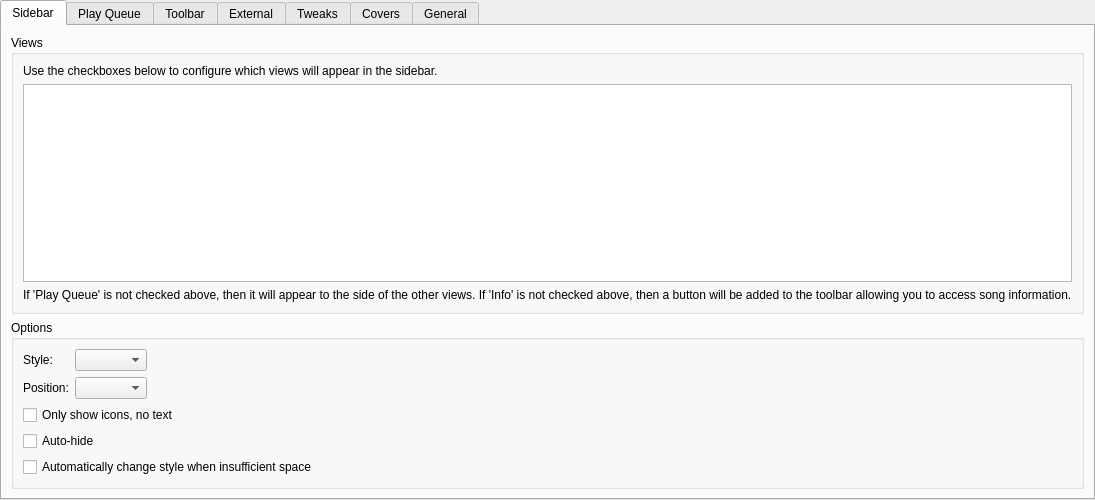
<?xml version="1.0" encoding="UTF-8"?>
<ui version="4.0">
 <class>InterfaceSettings</class>
 <widget class="QWidget" name="InterfaceSettings">
  <property name="geometry">
   <rect>
    <x>0</x>
    <y>0</y>
    <width>600</width>
    <height>500</height>
   </rect>
  </property>
  <layout class="QVBoxLayout" name="verticalLayout">
   <property name="leftMargin">
    <number>0</number>
   </property>
   <property name="topMargin">
    <number>0</number>
   </property>
   <property name="rightMargin">
    <number>0</number>
   </property>
   <property name="bottomMargin">
    <number>0</number>
   </property>
   <item>
    <widget class="QTabWidget" name="tabWidget">
     <property name="currentIndex">
      <number>0</number>
     </property>
     <property name="movable">
      <bool>false</bool>
     </property>
     <widget class="QWidget" name="sidebarTab">
      <attribute name="title">
       <string>Sidebar</string>
      </attribute>
      <layout class="QVBoxLayout" name="sidebarLayout">
       <item>
        <widget class="QGroupBox" name="viewsGroup">
         <property name="title">
          <string>Views</string>
         </property>
         <layout class="QVBoxLayout" name="verticalLayout_6">
          <item>
           <widget class="QLabel" name="label_2">
            <property name="text">
             <string>Use the checkboxes below to configure which views will appear in the sidebar.</string>
            </property>
            <property name="wordWrap">
             <bool>true</bool>
            </property>
           </widget>
          </item>
          <item>
           <widget class="QListWidget" name="views"/>
          </item>
          <item>
           <widget class="NoteLabel" name="sbPlayQueueLabel">
            <property name="text">
             <string>If 'Play Queue' is not checked above, then it will appear to the side of the other views. If 'Info' is not checked above, then a button will be added to the toolbar allowing you to access song information.</string>
            </property>
           </widget>
          </item>
         </layout>
        </widget>
       </item>
       <item>
        <widget class="QGroupBox" name="optionsGroup">
         <property name="title">
          <string>Options</string>
         </property>
         <layout class="QHBoxLayout" name="sbLayout">
          <item>
           <layout class="QFormLayout" name="styleLayout">
            <property name="fieldGrowthPolicy">
             <enum>QFormLayout::ExpandingFieldsGrow</enum>
            </property>
            <item row="0" column="0">
             <widget class="BuddyLabel" name="sbStyleLabel">
              <property name="text">
               <string>Style:</string>
              </property>
              <property name="buddy">
               <cstring>sbStyle</cstring>
              </property>
             </widget>
            </item>
            <item row="0" column="1">
             <widget class="QComboBox" name="sbStyle"/>
            </item>
            <item row="1" column="0">
             <widget class="BuddyLabel" name="sbPositionLabel">
              <property name="text">
               <string>Position:</string>
              </property>
              <property name="buddy">
               <cstring>sbPosition</cstring>
              </property>
             </widget>
            </item>
            <item row="1" column="1">
             <widget class="QComboBox" name="sbPosition"/>
            </item>
            <item row="2" column="0" colspan="2">
             <widget class="QCheckBox" name="sbIconsOnly">
              <property name="text">
               <string>Only show icons, no text</string>
              </property>
             </widget>
            </item>
            <item row="3" column="0" colspan="2">
             <widget class="QCheckBox" name="sbAutoHide">
              <property name="text">
               <string>Auto-hide</string>
              </property>
             </widget>
            </item>
            <item row="4" column="0" colspan="2">
             <widget class="QCheckBox" name="responsiveSidebar">
              <property name="text">
               <string>Automatically change style when insufficient space</string>
              </property>
              <property name="toolTip">
               <string>&lt;p&gt;Change to a small top bar (containing all views) when the window is narrow.&lt;/p&gt;</string>
              </property>
             </widget>
            </item>
           </layout>
          </item>
         </layout>
        </widget>
       </item>
      </layout>
     </widget>
     <widget class="QWidget" name="tab_5">
      <attribute name="title">
       <string>Play Queue</string>
      </attribute>
      <layout class="QFormLayout" name="formLayout_5">
       <property name="fieldGrowthPolicy">
        <enum>QFormLayout::ExpandingFieldsGrow</enum>
       </property>
       <item row="0" column="0">
        <widget class="BuddyLabel" name="playQueueViewLabel">
         <property name="text">
          <string>Style:</string>
         </property>
         <property name="buddy">
          <cstring>playQueueView</cstring>
         </property>
        </widget>
       </item>
       <item row="0" column="1">
        <widget class="QComboBox" name="playQueueView"/>
       </item>
       <item row="1" column="0" colspan="2">
        <widget class="QCheckBox" name="playQueueStartClosed">
         <property name="text">
          <string>Initially collapse albums</string>
         </property>
        </widget>
       </item>
       <item row="2" column="0" colspan="2">
        <widget class="QCheckBox" name="playQueueAutoExpand">
         <property name="text">
          <string>Automatically expand current album</string>
         </property>
        </widget>
       </item>
       <item row="3" column="0" colspan="2">
        <widget class="QCheckBox" name="playQueueScroll">
         <property name="text">
          <string>Scroll to current track</string>
         </property>
        </widget>
       </item>
       <item row="4" column="0" colspan="2">
        <widget class="QCheckBox" name="playQueueConfirmClear">
         <property name="text">
          <string>Prompt before clearing</string>
         </property>
        </widget>
       </item>
       <item row="5" column="0" colspan="2">
        <widget class="QCheckBox" name="playQueueSearch">
         <property name="text">
          <string>Separate action (and shortcut) for play queue search</string>
         </property>
        </widget>
       </item>
       <item row="6" column="0">
        <spacer name="macSpacerHack">
         <property name="orientation">
          <enum>Qt::Vertical</enum>
         </property>
         <property name="sizeType">
          <enum>QSizePolicy::Fixed</enum>
         </property>
         <property name="sizeHint" stdset="0">
          <size>
           <width>2</width>
           <height>1</height>
          </size>
         </property>
        </spacer>
       </item>
       <item row="7" column="0" colspan="2">
        <widget class="QGroupBox" name="playQueueBackgroundOptions">
         <property name="sizePolicy">
          <sizepolicy hsizetype="MinimumExpanding" vsizetype="Preferred">
           <horstretch>0</horstretch>
           <verstretch>0</verstretch>
          </sizepolicy>
         </property>
         <property name="title">
          <string>Background Image</string>
         </property>
         <layout class="QGridLayout" name="gridLayout">
          <item row="0" column="0" colspan="3">
           <widget class="QRadioButton" name="playQueueBackground_none">
            <property name="text">
             <string>None</string>
            </property>
           </widget>
          </item>
          <item row="1" column="0" colspan="3">
           <widget class="QRadioButton" name="playQueueBackground_cover">
            <property name="text">
             <string>Current album cover</string>
            </property>
           </widget>
          </item>
          <item row="2" column="0" colspan="2">
           <widget class="QRadioButton" name="playQueueBackground_custom">
            <property name="text">
             <string>Custom image:</string>
            </property>
           </widget>
          </item>
          <item row="2" column="2">
           <widget class="PathRequester" name="playQueueBackgroundFile">
            <property name="enabled">
             <bool>false</bool>
            </property>
            <property name="sizePolicy">
             <sizepolicy hsizetype="MinimumExpanding" vsizetype="Fixed">
              <horstretch>0</horstretch>
              <verstretch>0</verstretch>
             </sizepolicy>
            </property>
           </widget>
          </item>
          <item row="3" column="0">
           <widget class="QLabel" name="label_4b">
            <property name="text">
             <string>Blur:</string>
            </property>
           </widget>
          </item>
          <item row="3" column="1" colspan="2">
           <layout class="QHBoxLayout" name="playQueueBackgroundBlurLayout">
            <property name="leftMargin">
             <number>0</number>
            </property>
            <property name="topMargin">
             <number>0</number>
            </property>
            <property name="rightMargin">
             <number>0</number>
            </property>
            <property name="bottomMargin">
             <number>0</number>
            </property>
            <item>
             <widget class="QSlider" name="playQueueBackgroundBlur">
              <property name="enabled">
               <bool>false</bool>
              </property>
              <property name="maximum">
               <number>20</number>
              </property>
              <property name="pageStep">
               <number>1</number>
              </property>
              <property name="orientation">
               <enum>Qt::Horizontal</enum>
              </property>
              <property name="tickPosition">
               <enum>QSlider::TicksBelow</enum>
              </property>
              <property name="tickInterval">
               <number>1</number>
              </property>
             </widget>
            </item>
            <item>
             <widget class="QLabel" name="playQueueBackgroundBlurLabel">
              <property name="enabled">
               <bool>false</bool>
              </property>
              <property name="text">
               <string>10px</string>
              </property>
              <property name="alignment">
               <set>Qt::AlignRight|Qt::AlignTrailing|Qt::AlignVCenter</set>
              </property>
             </widget>
            </item>
           </layout>
          </item>
          <item row="4" column="0">
           <widget class="QLabel" name="label_4">
            <property name="text">
             <string>Opacity:</string>
            </property>
           </widget>
          </item>
          <item row="4" column="1" colspan="2">
           <layout class="QHBoxLayout" name="playQueueBackgroundOpacityLayout">
            <property name="leftMargin">
             <number>0</number>
            </property>
            <property name="topMargin">
             <number>0</number>
            </property>
            <property name="rightMargin">
             <number>0</number>
            </property>
            <property name="bottomMargin">
             <number>0</number>
            </property>
            <item>
             <widget class="QSlider" name="playQueueBackgroundOpacity">
              <property name="enabled">
               <bool>false</bool>
              </property>
              <property name="maximum">
               <number>100</number>
              </property>
              <property name="pageStep">
               <number>10</number>
              </property>
              <property name="orientation">
               <enum>Qt::Horizontal</enum>
              </property>
              <property name="tickPosition">
               <enum>QSlider::TicksBelow</enum>
              </property>
              <property name="tickInterval">
               <number>10</number>
              </property>
             </widget>
            </item>
            <item>
             <widget class="QLabel" name="playQueueBackgroundOpacityLabel">
              <property name="enabled">
               <bool>false</bool>
              </property>
              <property name="text">
               <string>40%</string>
              </property>
              <property name="alignment">
               <set>Qt::AlignRight|Qt::AlignTrailing|Qt::AlignVCenter</set>
              </property>
             </widget>
            </item>
           </layout>
          </item>
         </layout>
        </widget>
       </item>
      </layout>
     </widget>
     <widget class="QWidget" name="toolbarTab">
      <attribute name="title">
       <string>Toolbar</string>
      </attribute>
      <layout class="QFormLayout" name="toolbarTabLayout">
       <property name="fieldGrowthPolicy">
        <enum>QFormLayout::ExpandingFieldsGrow</enum>
       </property>
       <item row="0" column="0" colspan="2">
        <widget class="QCheckBox" name="showStopButton">
         <property name="text">
          <string>Show stop button</string>
         </property>
        </widget>
       </item>
       <item row="1" column="0" colspan="2">
        <widget class="QCheckBox" name="showCoverWidget">
         <property name="text">
          <string>Show cover of current track</string>
         </property>
        </widget>
       </item>
       <item row="3" column="0" colspan="2">
        <widget class="QCheckBox" name="showRatingWidget">
         <property name="text">
          <string>Show track rating</string>
         </property>
        </widget>
       </item>
       <item row="2" column="0">
        <widget class="QCheckBox" name="showTechnicalInfo">
         <property name="text">
          <string>Show technical info</string>
         </property>
        </widget>
       </item>
      </layout>
     </widget>
     <widget class="QWidget" name="tab_7">
      <attribute name="title">
       <string>External</string>
      </attribute>
      <layout class="QVBoxLayout" name="verticalLayout_5">
      <item>
       <widget class="QCheckBox" name="enableMpris">
        <property name="text">
         <string>Enable MPRIS D-BUS interface</string>
        </property>
       </widget>
      </item>
       <item>
        <widget class="QCheckBox" name="systemTrayPopup">
         <property name="text">
          <string>Show popup messages when changing tracks</string>
         </property>
        </widget>
       </item>
       <item>
        <widget class="QCheckBox" name="systemTrayCheckBox">
         <property name="enabled">
          <bool>true</bool>
         </property>
         <property name="text">
          <string>Show icon in notification area</string>
         </property>
        </widget>
       </item>
       <item>
        <widget class="QCheckBox" name="minimiseOnClose">
         <property name="enabled">
          <bool>true</bool>
         </property>
         <property name="text">
          <string>Minimize to notification area when closed</string>
         </property>
        </widget>
       </item>
       <item>
        <widget class="QGroupBox" name="startupState">
         <property name="title">
          <string>On Start-up</string>
         </property>
         <layout class="QVBoxLayout" name="verticalLayout_4">
          <item>
           <widget class="QRadioButton" name="startupStateShow">
            <property name="text">
             <string>Show main window</string>
            </property>
           </widget>
          </item>
          <item>
           <widget class="QRadioButton" name="startupStateHide">
            <property name="text">
             <string>Hide main window</string>
            </property>
           </widget>
          </item>
          <item>
           <widget class="QRadioButton" name="startupStateRestore">
            <property name="text">
             <string>Restore previous state</string>
            </property>
           </widget>
          </item>
         </layout>
        </widget>
       </item>
       <item>
        <spacer name="verticalSpacer_3">
         <property name="orientation">
          <enum>Qt::Vertical</enum>
         </property>
         <property name="sizeHint" stdset="0">
          <size>
           <width>2</width>
           <height>2</height>
          </size>
         </property>
        </spacer>
       </item>
      </layout>
     </widget>
     <widget class="QWidget" name="tab_4z">
      <attribute name="title">
       <string>Tweaks</string>
      </attribute>
      <layout class="QVBoxLayout" name="verticalLayout_7">
       <item>
        <widget class="QGroupBox" name="groupBox_2p">
         <property name="title">
          <string>Artist &amp;&amp; Album Sorting</string>
         </property>
         <layout class="QVBoxLayout" name="verticalLayout_2p">
          <item>
           <widget class="QLabel" name="ignorePrefixesLabel">
            <property name="text">
             <string>Enter a (comma separated) list of prefixes to ignore when sorting artist and albums. e.g. if set to 'The' then 'The Beatles' would be sorted by 'Beatles'</string>
            </property>
            <property name="wordWrap">
             <bool>true</bool>
            </property>
           </widget>
          </item>
          <item>
           <widget class="LineEdit" name="ignorePrefixes">
            <property name="placeholderText">
             <string>Enter comma separated list of prefixes...</string>
            </property>
           </widget>
          </item>
         </layout>
        </widget>
       </item>
       <item>
        <widget class="QGroupBox" name="groupBox_2">
         <property name="title">
          <string>Composer Support</string>
         </property>
         <layout class="QVBoxLayout" name="verticalLayout_2">
          <item>
           <widget class="QLabel" name="composerGenresLabel">
            <property name="text">
             <string>By default, Cantata uses the 'Album Artist' tag (or 'Artist' tag if a song has no 'Album Artist') to group songs and albums. For certain genres, e.g 'Classical', it may be preferable to use the 'Composer' tag (if set) to perform this grouping. Please enter a (comma separated) list of the genres with which you would like Cantata to use the 'Composer' tag.</string>
            </property>
            <property name="wordWrap">
             <bool>true</bool>
            </property>
           </widget>
          </item>
          <item>
           <widget class="LineEdit" name="composerGenres">
            <property name="placeholderText">
             <string>Enter comma separated list of genres...</string>
            </property>
           </widget>
          </item>
         </layout>
        </widget>
       </item>
       <item>
        <widget class="QGroupBox" name="groupBox_3">
         <property name="title">
          <string>Single Tracks</string>
         </property>
         <layout class="QVBoxLayout" name="verticalLayout_8">
          <item>
           <widget class="QLabel" name="singleTracksFoldersLabel">
            <property name="text">
             <string>If you have a lot of artists in your collection that only contain a single track, then it can be cumbersome for each of these to have their own entry in the list of artists. As a work-around for this, if you place these tracks into a separate folder, and enter this folder name below, then Cantata will group these under an album named 'Single Tracks' with an album artist of 'Various Artists'. You may enter a comma separated list of folder names (without leading or trailing path separators) below.</string>
            </property>
            <property name="wordWrap">
             <bool>true</bool>
            </property>
           </widget>
          </item>
          <item>
           <widget class="LineEdit" name="singleTracksFolders">
            <property name="placeholderText">
             <string>Comma separated list of folders that contain single track files...</string>
            </property>
           </widget>
          </item>
         </layout>
        </widget>
       </item>
       <item>
        <widget class="QGroupBox" name="groupBox_3xx">
         <property name="title">
          <string>Miscellaneous</string>
         </property>
         <layout class="QFormLayout" name="miscLayout">
          <item row="0" column="0">
           <widget class="QLabel" name="cueSupportLabel">
            <property name="text">
             <string>CUE files:</string>
            </property>
           </widget>
          </item>
          <item row="0" column="1">
           <widget class="QComboBox" name="cueSupport"/>
          </item>
          <item row="1" column="0">
           <widget class="QLabel" name="yearTagLabel">
            <property name="text">
             <string>Year tag:</string>
            </property>
           </widget>
          </item>
          <item row="1" column="1">
           <widget class="QComboBox" name="yearTag"/>
          </item>
         </layout>
        </widget>
       </item>
       <item>
        <widget class="NoteLabel" name="tweaksLabel">
         <property name="text">
          <string>Changing 'Artist &amp; Album Sorting', 'Single Tracks', or 'CUE files' will require a DB refresh in order to take effect. Changing 'Composer Support' or 'Year tag' will require restarting Cantata.</string>
         </property>
        </widget>
       </item>
       <item>
        <spacer name="verticalSpacer_2f">
         <property name="orientation">
          <enum>Qt::Vertical</enum>
         </property>
         <property name="sizeHint" stdset="0">
          <size>
           <width>16</width>
           <height>16</height>
          </size>
         </property>
        </spacer>
       </item>
      </layout>
     </widget>
     <widget class="QWidget" name="tab_4cvr">
      <attribute name="title">
       <string>Covers</string>
      </attribute>
      <layout class="QVBoxLayout" name="verticalLayout_7cvr">
       <item>
        <layout class="QFormLayout" name="formLayout_4cvr">
         <property name="fieldGrowthPolicy">
          <enum>QFormLayout::ExpandingFieldsGrow</enum>
         </property>
         <item row="0" column="0" colspan="2">
          <widget class="QCheckBox" name="fetchCovers">
           <property name="text">
            <string>Fetch missing covers</string>
           </property>
          </widget>
         </item>
         <item row="1" column="0" colspan="2">
          <widget class="QCheckBox" name="storeCoversInMpdDir">
           <property name="text">
            <string>Save downloaded covers into music folder</string>
           </property>
          </widget>
         </item>
         <item row="2" column="0">
          <widget class="BuddyLabel" name="coverFilenameLabel">
           <property name="text">
            <string>Filename:</string>
           </property>
           <property name="buddy">
            <cstring>coverFilename</cstring>
           </property>
          </widget>
         </item>
         <item row="2" column="1">
          <widget class="LineEdit" name="coverFilename">
           <property name="toolTip">
            <string>&lt;p&gt;Filename (without extension) to save downloaded covers as.&lt;br/&gt;If left blank 'cover' will be used.&lt;br/&gt;&lt;br/&gt;&lt;i&gt;%artist% will be replaced with album artist of the current song, and %album% will be replaced with the album name.&lt;/i&gt;&lt;/p&gt;</string>
           </property>
          </widget>
         </item>
        </layout>
       </item>
       <item>
        <widget class="NoteLabel" name="storeCoversInMpdDirLabel">
         <property name="text">
          <string>If you enable 'Save downloaded covers into music folder' you may need to clear the cache of any previous covers to force downloading of new covers. See 'Cache' settings page for further details.</string>
         </property>
        </widget>
       </item>
       <item>
        <widget class="NoteLabel" name="coverNameNoteLabel"/>
       </item>
       <item>
        <spacer name="verticalSpacer_2cvr">
         <property name="orientation">
          <enum>Qt::Vertical</enum>
         </property>
         <property name="sizeHint" stdset="0">
          <size>
           <width>16</width>
           <height>16</height>
          </size>
         </property>
        </spacer>
       </item>
      </layout>
     </widget>
     <widget class="QWidget" name="tab_4">
      <attribute name="title">
       <string>General</string>
      </attribute>
      <layout class="QVBoxLayout" name="verticalLayout_3">
       <item>
        <layout class="QFormLayout" name="formLayout_4">
         <property name="fieldGrowthPolicy">
          <enum>QFormLayout::ExpandingFieldsGrow</enum>
         </property>
         <item row="0" column="0" colspan="2">
          <widget class="QCheckBox" name="showDeleteAction">
           <property name="text">
            <string>Show delete action in context menus</string>
           </property>
          </widget>
         </item>
         <item row="1" column="0" colspan="2">
          <widget class="QCheckBox" name="forceSingleClick">
           <property name="text">
            <string>Enforce single-click activation of items</string>
           </property>
          </widget>
         </item>
         <item row="2" column="0" colspan="2">
          <widget class="QCheckBox" name="infoTooltips">
           <property name="text">
            <string>Show song information tooltips</string>
           </property>
          </widget>
         </item>
         <item row="3" column="0">
          <widget class="BuddyLabel" name="langLabel">
           <property name="text">
            <string>Language:</string>
           </property>
           <property name="buddy">
            <cstring>lang</cstring>
           </property>
          </widget>
         </item>
         <item row="3" column="1">
          <widget class="QComboBox" name="lang"/>
         </item>
         <item row="4" column="0">
          <widget class="BuddyLabel" name="styleLabel">
           <property name="text">
            <string>Style:</string>
           </property>
           <property name="buddy">
            <cstring>styleOption</cstring>
           </property>
          </widget>
         </item>
         <item row="4" column="1">
          <widget class="QComboBox" name="styleOption"/>
         </item>
        </layout>
       </item>
       <item>
        <widget class="NoteLabel" name="singleClickLabel">
         <property name="text">
          <string>Changing the 'Enforce single-click activation of items' setting will require a re-start of Cantata.</string>
         </property>
        </widget>
       </item>
       <item>
        <widget class="NoteLabel" name="langNoteLabel">
         <property name="text">
          <string>Changing the language setting will require a re-start of Cantata.</string>
         </property>
        </widget>
       </item>
       <item>
        <widget class="NoteLabel" name="styleNoteLabel">
         <property name="text">
          <string>Changing the style setting will require a re-start of Cantata.</string>
         </property>
        </widget>
       </item>
       <item>
        <spacer name="verticalSpacer_2c">
         <property name="orientation">
          <enum>Qt::Vertical</enum>
         </property>
         <property name="sizeHint" stdset="0">
          <size>
           <width>16</width>
           <height>16</height>
          </size>
         </property>
        </spacer>
       </item>
      </layout>
     </widget>
    </widget>
   </item>
  </layout>
 </widget>
 <customwidgets>
  <customwidget>
   <class>BuddyLabel</class>
   <extends>QLabel</extends>
   <header>support/buddylabel.h</header>
  </customwidget>
  <customwidget>
   <class>NoteLabel</class>
   <extends>QLabel</extends>
   <header>widgets/notelabel.h</header>
  </customwidget>
  <customwidget>
   <class>PathRequester</class>
   <extends>QLineEdit</extends>
   <header>support/pathrequester.h</header>
   <container>1</container>
  </customwidget>
  <customwidget>
   <class>LineEdit</class>
   <extends>QLineEdit</extends>
   <header>support/lineedit.h</header>
   <container>1</container>
  </customwidget>
 </customwidgets>
 <resources/>
 <connections>
  <connection>
   <sender>playQueueBackground_custom</sender>
   <signal>toggled(bool)</signal>
   <receiver>playQueueBackgroundFile</receiver>
   <slot>setEnabled(bool)</slot>
   <hints>
    <hint type="sourcelabel">
     <x>89</x>
     <y>262</y>
    </hint>
    <hint type="destinationlabel">
     <x>199</x>
     <y>271</y>
    </hint>
   </hints>
  </connection>
 </connections>
</ui>
